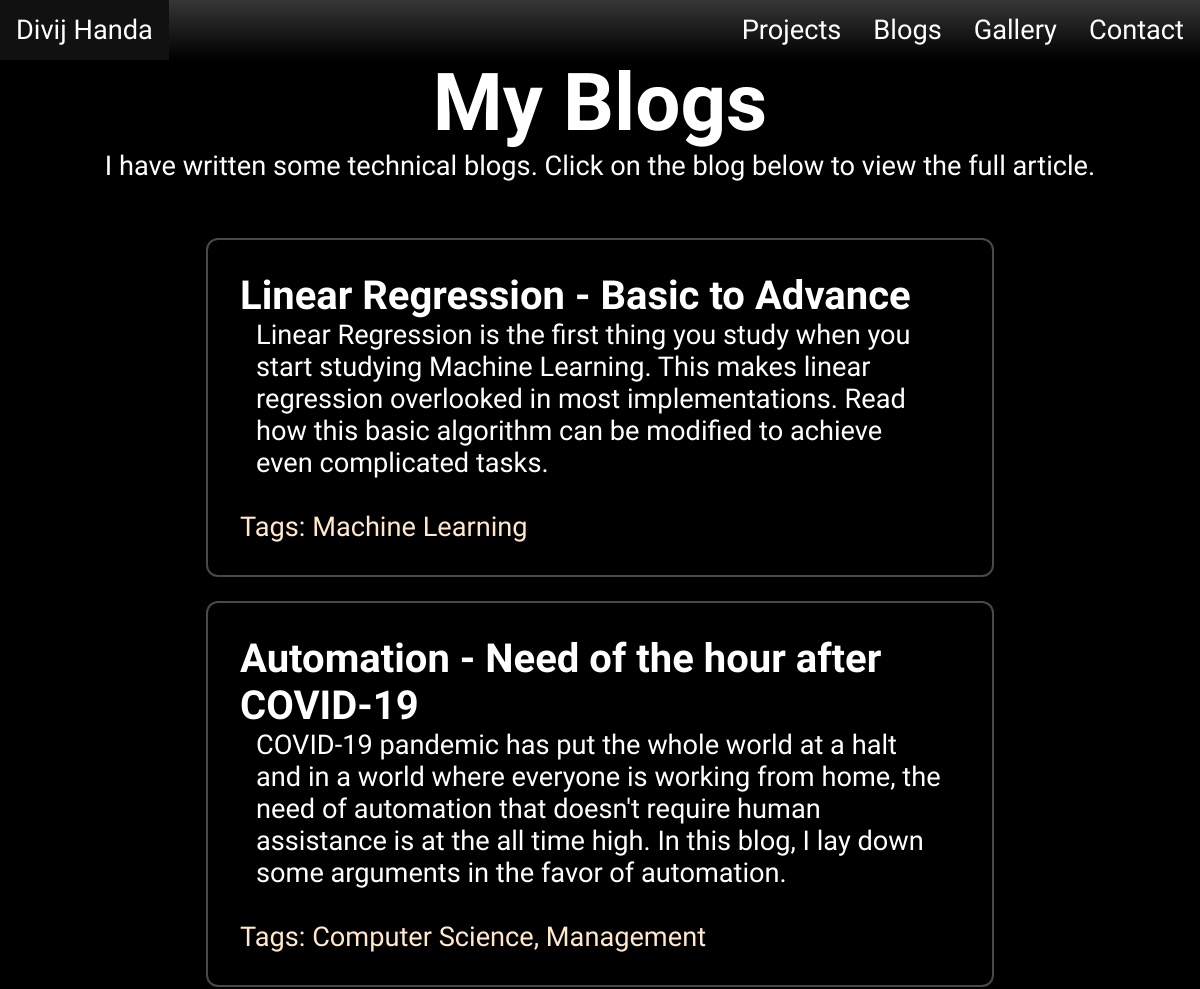
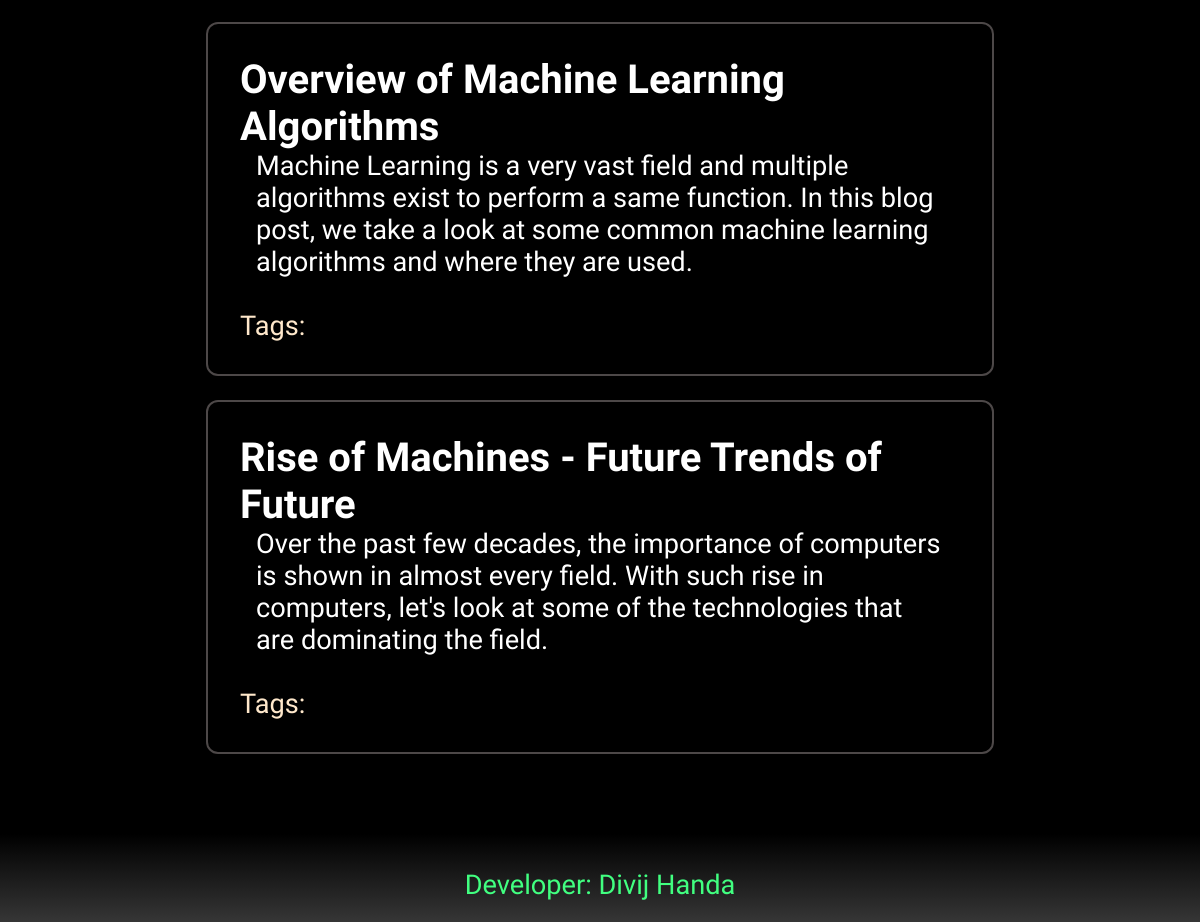
The app's page /blogs/ with its own data (2 pictures, top to bottom).
### portfolio/models.py (models this page shows, shortened)
class Blog(models.Model):
    title = models.CharField(max_length=100)
    content = models.TextField(max_length=500)
    link = models.URLField(max_length=300)
    tags = models.CharField(max_length=50, default='')
    class Meta:
        verbose_name_plural = 'Blogs'

### portfolio/views.py (the view)
# urls.py: path('blogs/', views.BlogView.as_view()),
class BlogView(View):
    def get(self, request):
        blogs = models.Blog.objects.all().order_by('-id')
        return render(request, 'portfolio/blogs.html', {'blogs':blogs})

### portfolio/templates/portfolio/blogs.html (shortened to what this page needs)
{% extends 'base.html' %}
{% load static %}
{% block css %}
    <link rel='stylesheet' href="{% static 'portfolio/blogs.css' %}">
{% endblock %}
{% block content %}
    <div id='content'>
        <h1>My Blogs</h1>
        <p>I have written some technical blogs. Click on the blog below to view the full article.</p>
        {% for blog in blogs %}
            <a target="_blank" href="{{ blog.link }}" class='blog'>
                <h3>{{ blog.title }}</h3>
                <p>{{ blog.content }}</p>
                <div class="blog-tag">Tags: {{ blog.tags }}</div>
            </a>
        {% endfor %}
    </div>
{% endblock %}

### static/base.css (style rules this page uses)
body { margin: 0; font-family: 'Dongle', sans-serif; font-size: 1.7rem; height: 90%; background-color: black; color: white; }
html { height: 100%; }

### portfolio/static/portfolio/blogs.css (style rules this page uses)
#content { display: flex; flex-direction: column; align-items: center; }
h1 { margin: 0; margin-top: 1.5rem; padding: 0; font-size: 5rem; }
#content p { margin: 1rem; padding: 0; margin-bottom: 2rem; margin-top: 0; }
.blog { border: 2px solid rgb(77, 72, 72); border-radius: 12px; width: 60%; margin: 0; padding: 2rem; margin-top: 1.5rem; text-decoration: none; color: white; }
.blog h3 { margin: 0; padding: 0; font-size: 2.5rem; }
.blog p { margin: 0; padding: 0; }
.blog-tag { margin-bottom: 0; color: rgb(255, 232, 203);; }

### records on screen
Blog: title "Linear Regression - Basic to Advance", content "Linear Regression is the first thing you study when you start studying Machine Learning. This makes linear regression overlooked in most implementations. Read how this basic algorithm can be modified to achieve even complicated tasks.", tags "Machine Learning"
Blog: title "Automation - Need of the hour after COVID-19", content "COVID-19 pandemic has put the whole world at a halt and in a world where everyone is working from home, the need of automation that doesn't require human assistance is at the all time high. In this blog, I lay down some arguments in the favor of automation.", tags "Computer Science, Management"
Blog: title "Overview of Machine Learning Algorithms", content "Machine Learning is a very vast field and multiple algorithms exist to perform a same function. In this blog post, we take a look at some common machine learning algorithms and where they are used."
Blog: title "Rise of Machines - Future Trends of Future", content "Over the past few decades, the importance of computers is shown in almost every field. With such rise in computers, let's look at some of the technologies that are dominating the field."
